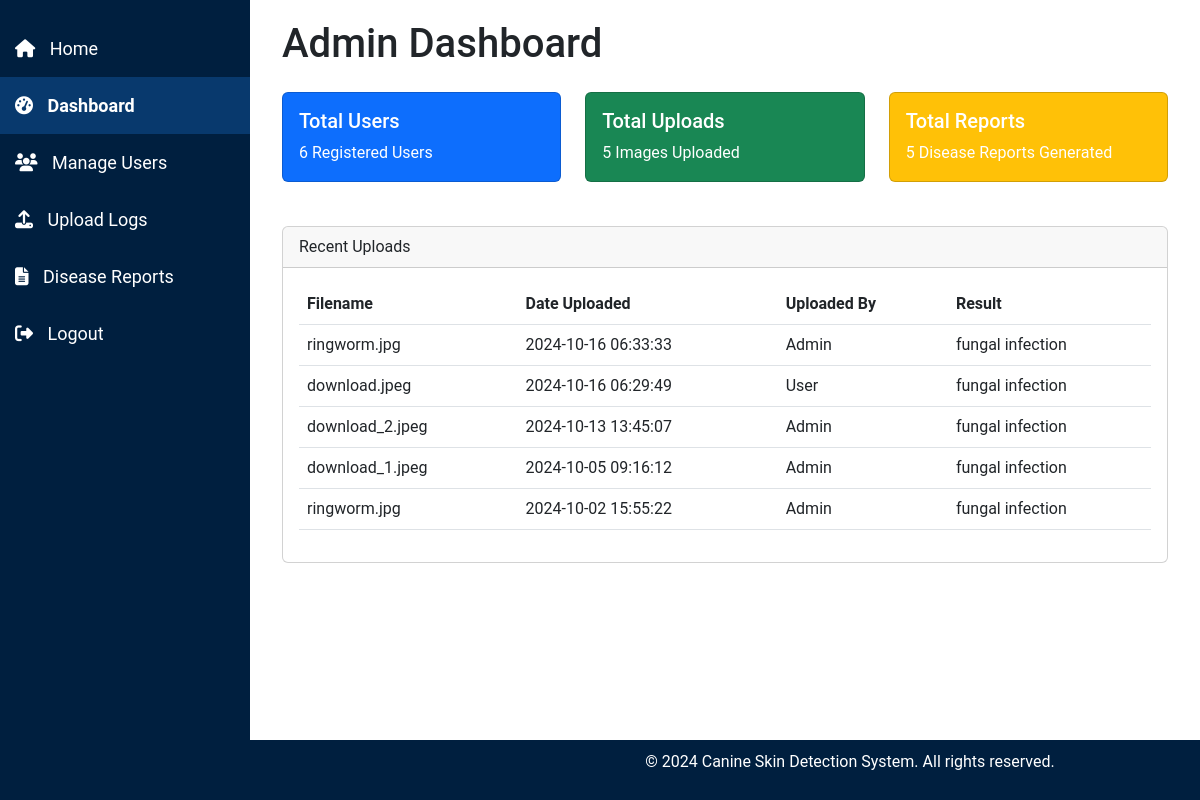
Before: /admin/admin_dashboard (signed in) with the older database file.
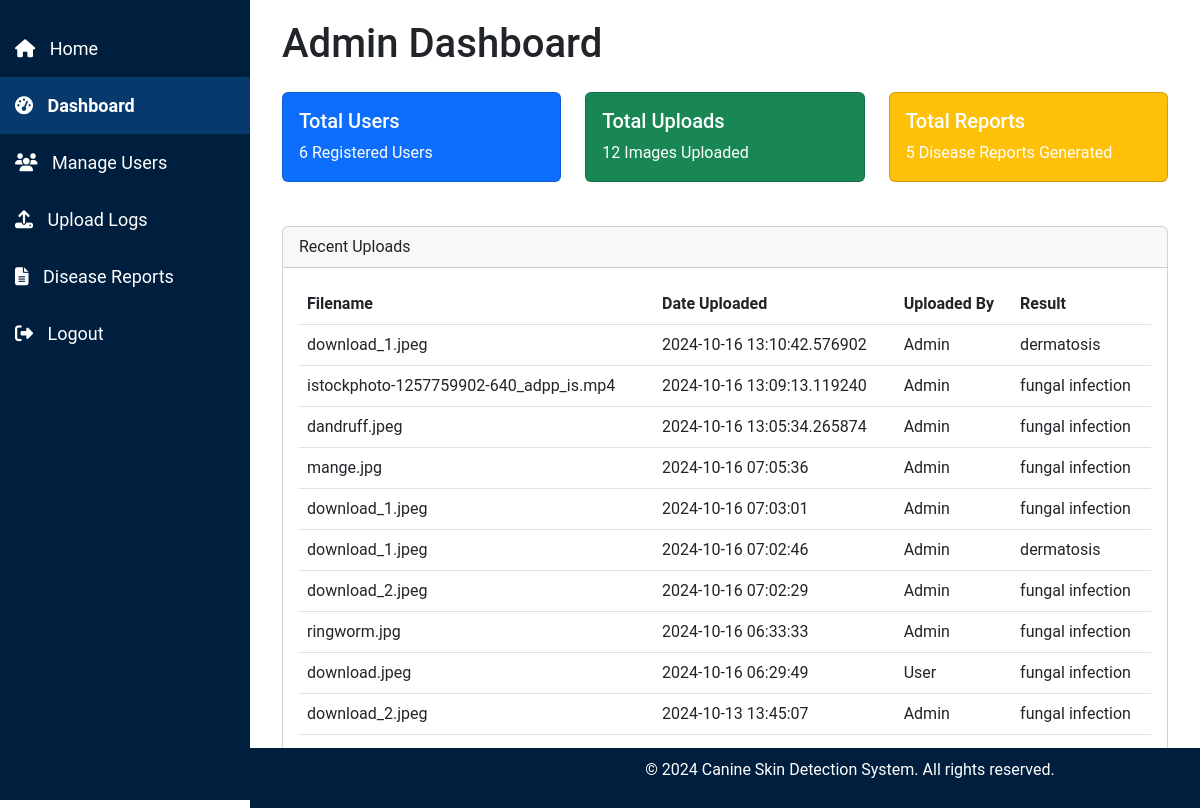
After: the same page with the newer database file.
### tables this page shows
CREATE TABLE uploads (
    id INTEGER PRIMARY KEY AUTOINCREMENT,
    filename TEXT NOT NULL,
    upload_date TIMESTAMP DEFAULT CURRENT_TIMESTAMP,
    file_type TEXT NOT NULL,
    result TEXT NOT NULL,  -- Add a column for storing the result (disease name)
    username TEXT NOT NULL  -- Store the username instead of user_id
);

### admin.py (the view)
@admin.route('/admin_dashboard')
def admin_dashboard():
    if 'user' not in session or session.get('role') != 'admin':
        flash('Access denied! Admins only.', 'danger')
        return redirect(url_for('index'))
    conn = get_db_connection()
    total_users = conn.execute('SELECT COUNT(*) FROM users').fetchone()[0]
    total_uploads = conn.execute('SELECT COUNT(*) FROM uploads').fetchone()[0]
    total_reports = conn.execute('SELECT COUNT(*) FROM diseases').fetchone()[0]
    recent_uploads = conn.execute('SELECT filename, upload_date, username, result FROM uploads ORDER BY upload_date DESC LIMIT 10').fetchall()
    conn.close()
    return render_template('admin/admin_dashboard.html', total_users=total_users, total_reports=total_reports, total_uploads=total_uploads, recent_uploads=recent_uploads)

### db.py (called while the page is built)
def get_db_connection():
    conn = sqlite3.connect('site.db')
    conn.row_factory = sqlite3.Row  # Allows accessing rows as dictionaries
    return conn

### templates/admin/admin_dashboard.html (shortened to what this page needs)
<!DOCTYPE html>
<html lang="en">
<head>
    <link href="https://cdn.jsdelivr.net/npm/bootstrap@5.3.0-alpha1/dist/css/bootstrap.min.css" rel="stylesheet">
    <link rel="stylesheet" href="{{ url_for('static', filename='css/admin_styles.css') }}">
</head>
<body>
    {% include 'partials/admin_sidebar.html' %}
    <div class="content">
        <div class="container-fluid">
            <h1 class="mb-4">Admin Dashboard</h1>
            <div class="row">
                <div class="col-lg-4 col-md-6">
                    <div class="card text-white bg-primary">
                        <div class="card-body">
                            <h5 class="card-title">Total Users</h5>
                            <p class="card-text">{{ total_users }} Registered Users</p>
                        </div>
                    </div>
                </div>
                <div class="col-lg-4 col-md-6">
                    <div class="card text-white bg-success">
                        <div class="card-body">
                            <h5 class="card-title">Total Uploads</h5>
                            <p class="card-text">{{ total_uploads }} Images Uploaded</p>
                        </div>
                    </div>
                </div>
                <div class="col-lg-4 col-md-6">
                    <div class="card text-white bg-warning">
                        <div class="card-body">
                            <h5 class="card-title">Total Reports</h5>
                            <p class="card-text">{{ total_reports }} Disease Reports Generated</p>
                        </div>
                    </div>
                </div>
            </div>
            <div class="card mt-4">
                <div class="card-header">
                    Recent Uploads
                </div>
                <div class="card-body">
                    <table class="table table-hover">
                        <thead>
                            <tr>
                                <th>Filename</th>
                                <th>Date Uploaded</th>
                                <th>Uploaded By</th>
                                <th>Result</th>
                            </tr>
                        </thead>
                        <tbody>
                            {% for upload in recent_uploads %}
                            <tr>
                                <td>{{ upload.filename }}</td>
                                <td>{{ upload.upload_date }}</td>
                                <td>{{ upload.username }}</td>
                                <td>{{ upload.result }}</td>
                            </tr>
                            {% endfor %}
                        </tbody>
                    </table>
                </div>
            </div>
        </div>
    </div>
    {% include 'partials/footer_admin.html' %}
</body>
</html>

Changed rows visible on the page:
no longer on this page (row unchanged): uploads: filename "download_1.jpeg", upload_date "2024-10-05 09:16:12", username "Admin", result "fungal infection"
no longer on this page (row unchanged): uploads: filename "ringworm.jpg", upload_date "2024-10-02 15:55:22", username "Admin", result "fungal infection"
added uploads: filename "download_1.jpeg", upload_date "2024-10-16 13:10:42.576902", username "Admin", result "dermatosis"
added uploads: filename "istockphoto-1257759902-640_adpp_is.mp4", upload_date "2024-10-16 13:09:13.119240", username "Admin", result "fungal infection"
added uploads: filename "dandruff.jpeg", upload_date "2024-10-16 13:05:34.265874", username "Admin", result "fungal infection"
added uploads: filename "mange.jpg", upload_date "2024-10-16 07:05:36", username "Admin", result "fungal infection"
added uploads: filename "download_1.jpeg", upload_date "2024-10-16 07:03:01", username "Admin", result "fungal infection"
added uploads: filename "download_1.jpeg", upload_date "2024-10-16 07:02:46", username "Admin", result "dermatosis"
added uploads: filename "download_2.jpeg", upload_date "2024-10-16 07:02:29", username "Admin", result "fungal infection"
Other visible differences:
{{ total_uploads }}: "5" → "12"
